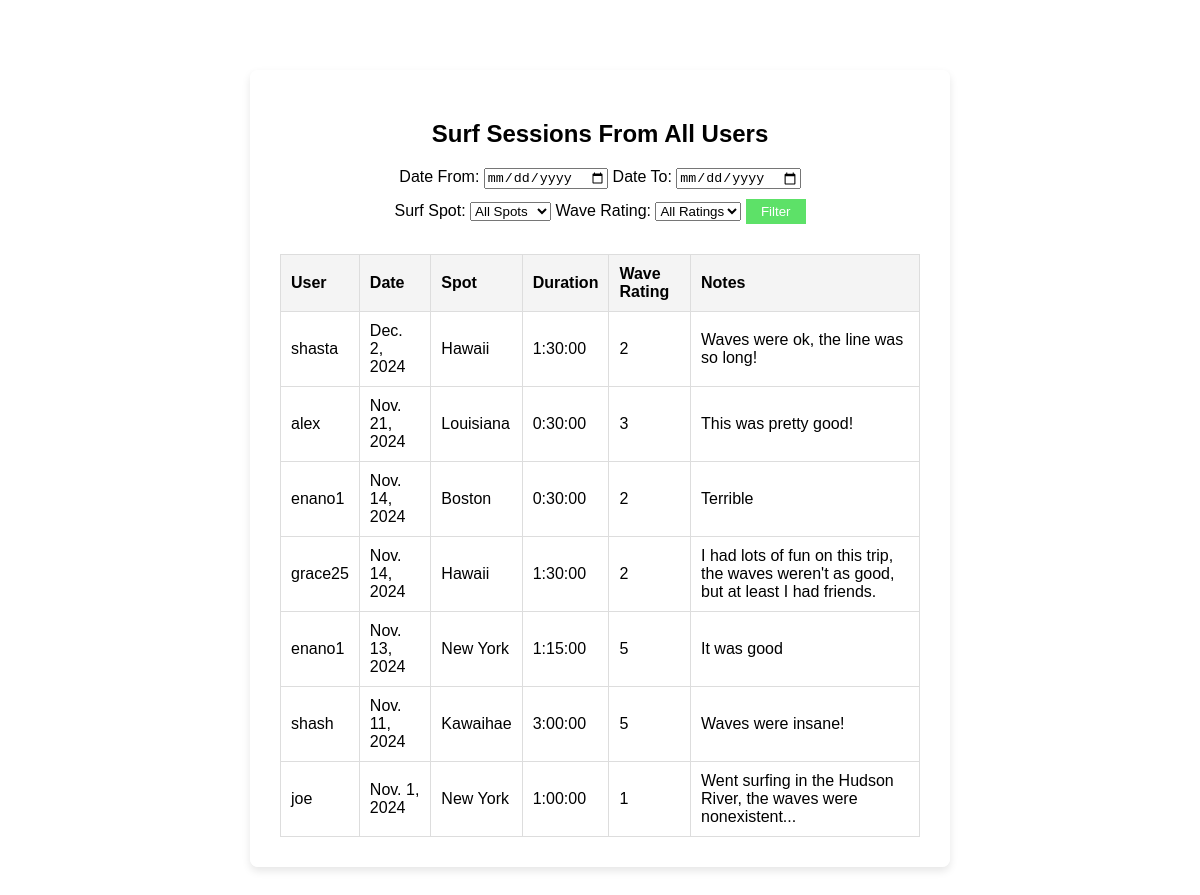
The app's page /surf_sessions_public/ (signed in) with its own data.
### tide/models.py (models this page shows, shortened)
class SurfSession(models.Model):
    surf_spot = models.ForeignKey(SurfSpot, on_delete=models.CASCADE, related_name='surf_sessions')
    user = models.ForeignKey(User, on_delete=models.CASCADE, related_name='surf_sessions')
    date = models.DateField()
    duration = models.DurationField()
    wave_rating = models.IntegerField(choices=[(i, str(i)) for i in range(1, 6)])
    notes = models.TextField(blank=True, max_length=100)

class SurfSpot(models.Model):
    user = models.ForeignKey(User, on_delete=models.CASCADE, related_name='surf_spots')
    station_id = models.CharField(max_length=10)
    nickname = models.CharField(max_length=100, blank=True)
    latitude = models.FloatField()
    longitude = models.FloatField()
    created_at = models.DateTimeField(auto_now_add=True)
    def __str__(self):
        return f"{self.nickname or self.station_id}"
    class Meta:
        ordering = ['-created_at']

### tide/views.py (the view)
# urls.py: path('surf_sessions_public/', views.SurfSessionPublicListView.as_view(), name='surf_sessions_public'),
class SurfSessionPublicListView(ListView):
    model = SurfSession
    template_name = 'tide/surf_sessions_public.html'
    context_object_name = 'surf_sessions'
    def get_queryset(self):
        queryset = SurfSession.objects.all().order_by('-date')
        date_from = self.request.GET.get('date_from')
        date_to = self.request.GET.get('date_to')
        surf_spot = self.request.GET.get('surf_spot')
        wave_rating = self.request.GET.get('wave_rating')
        if date_from:
            queryset = queryset.filter(date__gte=date_from)
        if date_to:
            queryset = queryset.filter(date__lte=date_to)
        if surf_spot:
            queryset = queryset.filter(surf_spot__nickname=surf_spot)
        if wave_rating:
            queryset = queryset.filter(wave_rating=wave_rating)
        return queryset
    def get_context_data(self, **kwargs):
        context = super().get_context_data(**kwargs)
        context['surf_spots'] = (
            SurfSpot.objects.values('nickname')
            .distinct()
            .order_by('nickname')
        )
        return context

### tide/templates/tide/surf_sessions_public.html (shortened to what this page needs)
{% extends 'tide/base.html' %}
{% block content %}
<body class="location-body">
    <div class="location-content-wrapper">
        <h2>Surf Sessions From All Users</h2>
        <form method="get" action="{% url 'surf_sessions_public' %}">
            <label for="date_from">Date From:</label>
            <input type="date" name="date_from" value="{{ request.GET.date_from }}">
            <label for="date_to">Date To:</label>
            <input type="date" name="date_to" value="{{ request.GET.date_to }}">
            <br>
            <label for="surf_spot">Surf Spot:</label>
            <select name="surf_spot">
                <option value="">All Spots</option>
            </select>
            <label for="wave_rating">Wave Rating:</label>
            <select name="wave_rating">
                <option value="">All Ratings</option>
            </select>
            <button type="submit">Filter</button>
        </form>
    <div class="surf-sessions-table">
    <table class="table">
        <thead>
            <tr>
                <th>User</th>
                <th>Date</th>
                <th>Spot</th>
                <th>Duration</th>
                <th>Wave Rating</th>
                <th>Notes</th>
            </tr>
        </thead>
        <tbody>
            {% if surf_sessions %}
                {% for session in surf_sessions %}
                <tr>
                    <td>{{ session.user }}</td>
                    <td>{{ session.date }}</td>
                    <td>{{ session.surf_spot }}</td>
                    <td>{{ session.duration }}</td>
                    <td>{{ session.wave_rating }}</td>
                    <td>{{ session.notes|default:"No notes" }}</td>
                </tr>
                {% endfor %}
            {% else %}
                <tr>
                    <td colspan="5">No surf sessions available.</td>
                </tr>
            {% endif %}
        </tbody>
    </table>
    </div>
    </div>
</body>
{% endblock %}

### tide/static/tide/tidestyles.css (style rules this page uses)
* { box-sizing: border-box; }
body { -ms-overflow-style: none; scrollbar-width: none; }
body { margin: 0; font-family: Arial, sans-serif; background-color: rgb(12, 12, 12); color: rgb(0, 0, 0); }
button[type="submit"] { background-color: #5de168; color: white; padding: 5px 15px; border: none; cursor: pointer; transition: background-color 0.3s; margin-top: 10px; margin-bottom: 10px; }
.location-body { background: url('https://cs-people.bu.edu/enano1/background_image6.jpg') no-repeat center center fixed; background-size: cover; min-height: 100vh; margin: 0; display: flex; justify-content: center; align-items: center; }
.location-content-wrapper { background-color: rgba(255, 255, 255, 0.785); padding: 30px; border-radius: 8px; box-shadow: 0 4px 8px rgba(0, 0, 0, 0.1); max-width: 700px; text-align: center; width: 100%; margin-top: 70px; margin-bottom: 70px; }
.surf-sessions-table { margin-top: 20px; width: 100%; border-collapse: collapse; }
.surf-sessions-table th, .surf-sessions-table td { padding: 10px; border: 1px solid #ddd; text-align: left; }
.surf-sessions-table th { background-color: #f4f4f4; }
.surf-sessions-table table { width: 100%; border-collapse: collapse; background-color: #fff; }
.surf-sessions-table th, .surf-sessions-table td { padding: 10px; text-align: left; border: 1px solid #ddd; }

### records on screen
SurfSession: user "shasta", date "Dec. 2, 2024", surf_spot "Hawaii", duration "1:30:00", wave_rating "2", notes "Waves were ok, the line was so long!"
SurfSession: user "alex", date "Nov. 21, 2024", surf_spot "Louisiana", duration "0:30:00", wave_rating "3", notes "This was pretty good!"
SurfSession: user "enano1", date "Nov. 14, 2024", surf_spot "Boston", duration "0:30:00", wave_rating "2", notes "Terrible"
SurfSession: user "grace25", date "Nov. 14, 2024", surf_spot "Hawaii", duration "1:30:00", wave_rating "2", notes "I had lots of fun on this trip, the waves weren't as good, but at least I had friends."
SurfSession: user "enano1", date "Nov. 13, 2024", surf_spot "New York", duration "1:15:00", wave_rating "5", notes "It was good"
SurfSession: user "shash", date "Nov. 11, 2024", surf_spot "Kawaihae", duration "3:00:00", wave_rating "5", notes "Waves were insane!"
SurfSession: user "joe", date "Nov. 1, 2024", surf_spot "New York", duration "1:00:00", wave_rating "1", notes "Went surfing in the Hudson River, the waves were nonexistent..."
